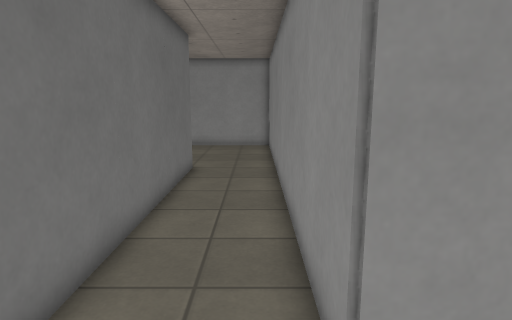
[1] (above)

15 first-person views from a walk through a level from a Godot 3-D game. The camera is 1.5 m above the floor, tilts 10° down and sees 75° across. The floor is counted in squares, 0.5 m on a side. Each view is taken from the middle of a square. On the plan, view 1 faces up. The plan holds only what a view shows up to about 20 squares ahead; the rest is blank. Surface patterns are stand-ins for the level's own textures.

[2]
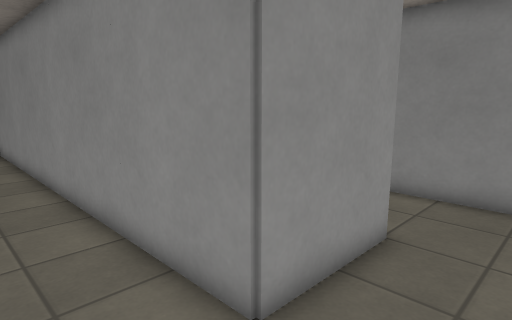

[3]
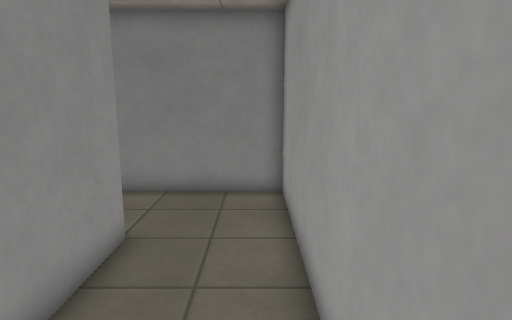

[4]
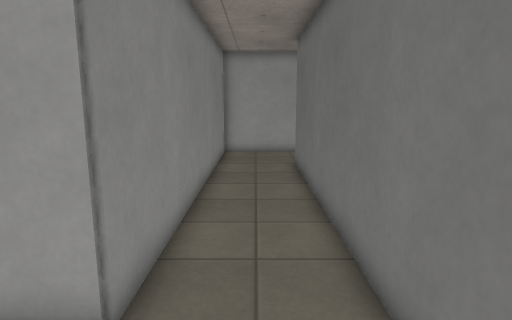

[5]
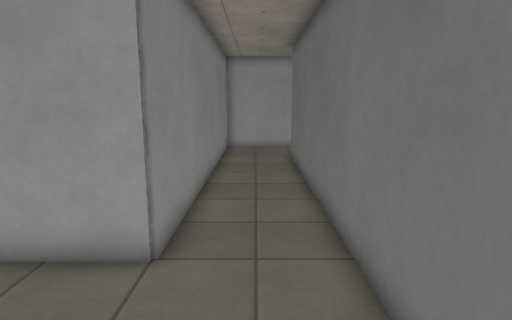

[6]
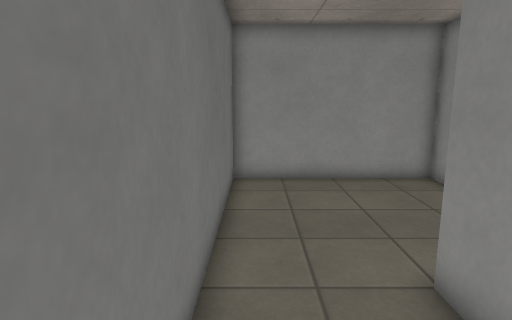

[7]
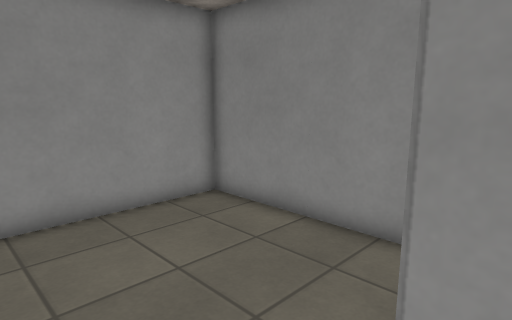

[8]
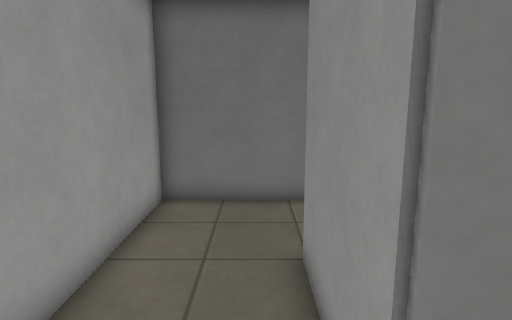

[9]
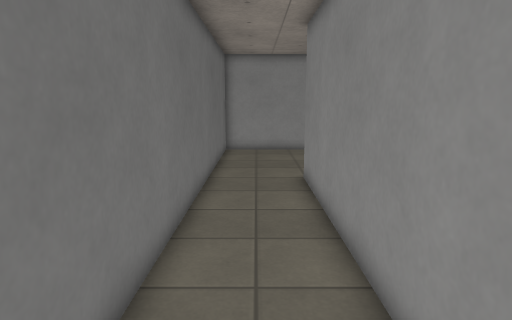

[10]
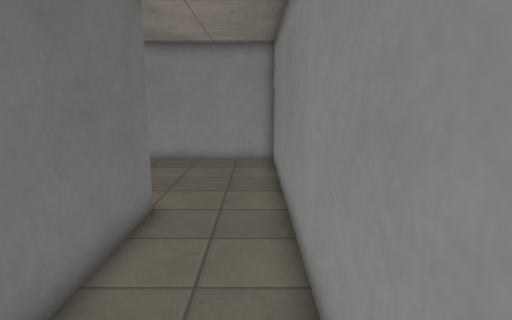

[11]
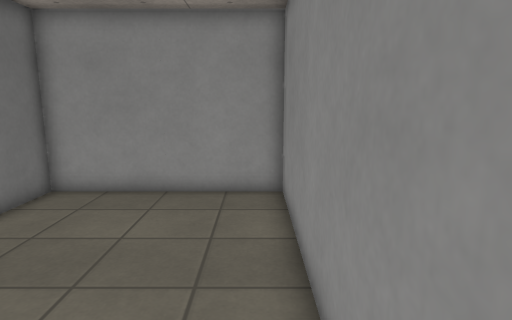

[12]
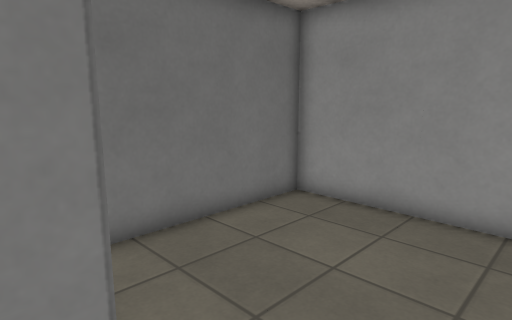

[13]
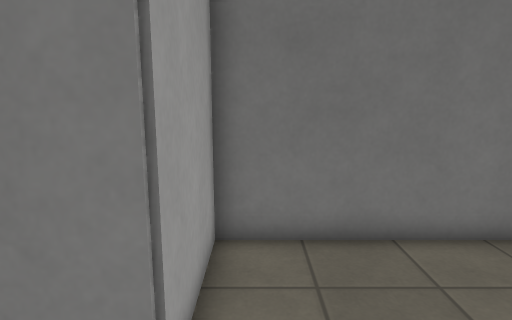

[14]
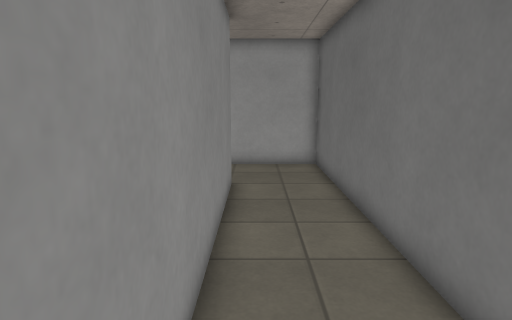

[15]
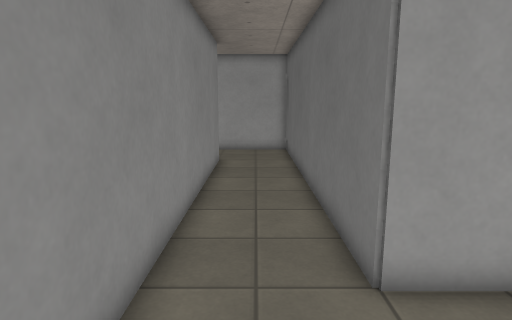

### Floor plan
Points are (right, up) in squares from view 1. A wall is a line through its corners. A room is listed if a view was taken in it or the views show most of it. See-through windows are left out.
Room 1 (views 1, 2, 3, 4, 5, 6, 7, 8, 9, 10, 11, 12, 13, 14)
walls: (12.9, 16.5) (12.9, 22.9) (5.1, 22.9) (5.1, 2.9) (0.9, 2.9) (0.9, 16.4); (-2.9, 15.1) (-2.9, -0.9) (8.9, -0.9) (8.9, 15.1) (11.9, 15.1)
ways out: opening at (-1, 15.7) to room 2
Room 2 (view 15)
walls: (0.9, 16.4) (0.9, 22.9) (-6.9, 22.9) (-6.9, 15.1) (-2.9, 15.1)
ways out: opening at (-1, 15.7) to room 1

Positions as (right, up) in squares from view 1, and headings:
1: (0, 0), facing up
2: (-2, 0), facing up-right
3: (-2, 0), facing right
4: (7, 19), facing down
5: (7, 21), facing down
6: (6, 10), facing up
7: (6, 14), facing up-right
8: (7, 2), facing left
9: (7, 2), facing up
10: (0, 6), facing up
11: (0, 12), facing up
12: (0, 14), facing up-left
13: (0, 16), facing left
14: (0, 15), facing down
15: (-1, 20), facing down
